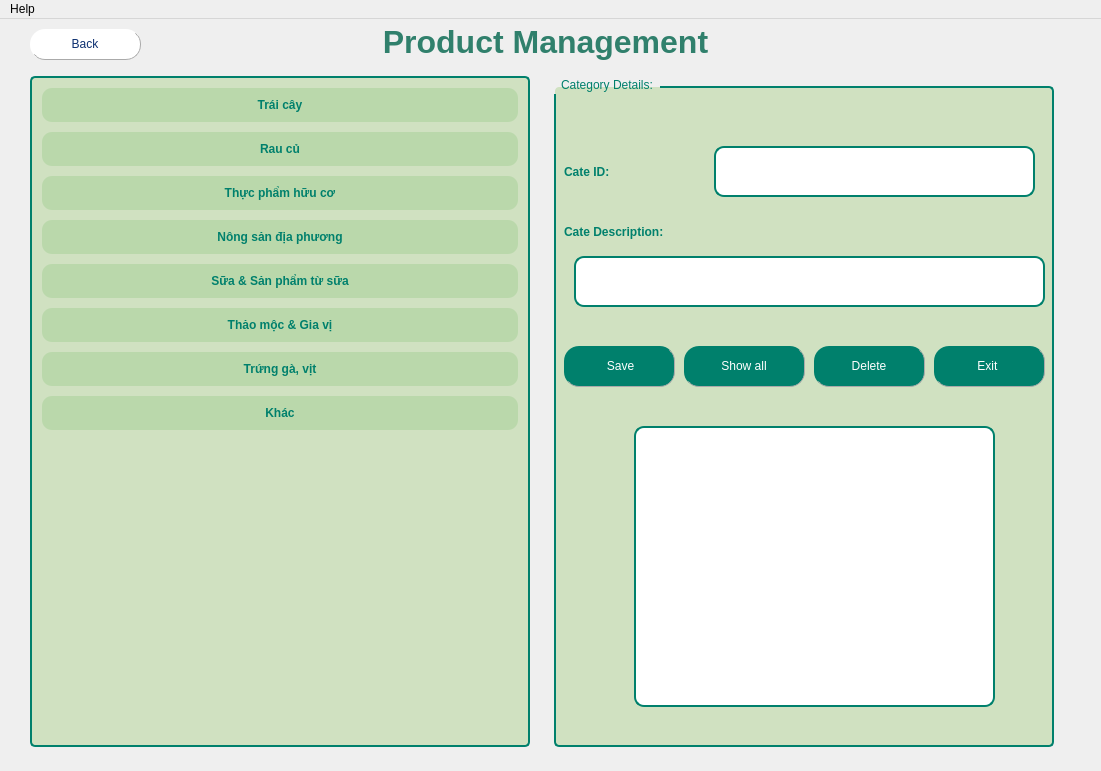
<?xml version="1.0" encoding="UTF-8"?>
<ui version="4.0">
 <class>MainWindow</class>
 <widget class="QMainWindow" name="MainWindow">
  <property name="geometry">
   <rect>
    <x>0</x>
    <y>0</y>
    <width>1101</width>
    <height>771</height>
   </rect>
  </property>
  <property name="maximumSize">
   <size>
    <width>16777207</width>
    <height>16777215</height>
   </size>
  </property>
  <property name="windowTitle">
   <string>Products</string>
  </property>
  <property name="windowIcon">
   <iconset>
    <normaloff>../ima/famer.jpg</normaloff>../ima/famer.jpg</iconset>
  </property>
  <property name="styleSheet">
   <string notr="true">QMenuBar {
    background-color: #00806c;  /* Màu nền */
    color: White;  /* Màu chữ */
	font-weight: bold;
}

QMenuBar::item {
    background-color: transparent;
    padding: 5px 10px;
}

QMenuBar::item:selected { 
    background-color: #86ad6f;  /* Màu khi hover */
}
QTableWidget {
	border: 2px solid #2E8B57; /* Viền màu xanh lá đậm */
    gridline-color: black;     /* Màu đường kẻ ô */
    background-color: #d2e3c3; /* Màu nền */
 	gridline-color: #006400; /* Màu đường kẻ */
    font-size: 12pt;
    font-family: &quot;Times New Roman&quot;;
}
QHeaderView::section {
    background-color: #00806c; /* Màu nền tiêu đề bảng */
    color: White;
    font-weight: bold;
    border: 1px solid #006400;
}
QTableCornerButton::section {
    background-color: #00806c; /* Cùng màu với tiêu đề */
    border: 1px solid #006400;
}
background-image: url(&quot;nentron.png&quot;);
background-repeat: no-repeat;
background-position: center;
background-size: cover;
</string>
  </property>
  <widget class="QWidget" name="centralwidget">
   <widget class="QWidget" name="layoutWidget">
    <property name="geometry">
     <rect>
      <x>12</x>
      <y>57</y>
      <width>1061</width>
      <height>671</height>
     </rect>
    </property>
    <layout class="QHBoxLayout" name="horizontalLayout_4">
     <item>
      <widget class="QListWidget" name="listWidgetCategory">
       <property name="enabled">
        <bool>true</bool>
       </property>
       <property name="maximumSize">
        <size>
         <width>500</width>
         <height>700</height>
        </size>
       </property>
       <property name="styleSheet">
        <string notr="true">QListWidget::item:selected {
    background: #00806c;  /* Giữ màu nền xanh đậm */
    color: white;         /* Chữ trắng */
    font-weight: bold;
    border: none;         /* Bỏ viền trắng */
    outline: none;        /* Loại bỏ đường viền focus */
}

QListWidget {
    border: 2px solid #00806c;  /* Viền xanh đậm */
    border-radius: 5px;         /* Bo góc nhẹ */
    background: rgb(208, 225, 193); /* Nền tổng thể xanh nhạt */
    font: bold 14pt &quot;Tahoma&quot;;   /* Font chữ đậm */
    color: #00806c;             /* Chữ xanh đậm */
    padding: 5px;
}

QListWidget::item {
    padding: 10px;
    border-radius: 10px;           /* Bo tròn góc */
    background-color: rgb(186, 216, 171);  /* Xanh nhạt khác nền tổng thể */
    color: #00806c;                /* Chữ xanh đậm */
    margin: 5px;
    text-align: center;
}

QListWidget::item:hover {
    background: white;   /* Khi di chuột vào, nền trắng */
    color: #00806c;      /* Chữ vẫn xanh đậm */
}

QListWidget::item:selected {
    background: #00806c;  /* Màu xanh đậm khi chọn */
    color: white;         /* Chữ trắng để nổi bật */
    font-weight: bold;
    border: none; /* Bỏ viền khi chọn */
}

QListWidget::item:selected:active {
    background: #00806c; /* Giữ màu khi focus */
    color: white; 
    border: none;
    outline: none; /* Bỏ đường viền khi focus */
}
</string>
       </property>
       <property name="frameShape">
        <enum>QFrame::NoFrame</enum>
       </property>
       <property name="verticalScrollBarPolicy">
        <enum>Qt::ScrollBarAsNeeded</enum>
       </property>
       <property name="horizontalScrollBarPolicy">
        <enum>Qt::ScrollBarAsNeeded</enum>
       </property>
       <property name="flow">
        <enum>QListView::TopToBottom</enum>
       </property>
       <item>
        <property name="text">
         <string>Trái cây</string>
        </property>
        <property name="font">
         <font>
          <family>Tahoma</family>
          <weight>75</weight>
          <bold>true</bold>
         </font>
        </property>
        <property name="textAlignment">
         <set>AlignCenter</set>
        </property>
       </item>
       <item>
        <property name="text">
         <string>Rau củ</string>
        </property>
        <property name="font">
         <font>
          <family>Tahoma</family>
          <weight>75</weight>
          <bold>true</bold>
         </font>
        </property>
        <property name="textAlignment">
         <set>AlignCenter</set>
        </property>
       </item>
       <item>
        <property name="text">
         <string>Thực phẩm hữu cơ</string>
        </property>
        <property name="font">
         <font>
          <weight>75</weight>
          <italic>false</italic>
          <bold>true</bold>
          <underline>false</underline>
          <strikeout>false</strikeout>
         </font>
        </property>
        <property name="textAlignment">
         <set>AlignCenter</set>
        </property>
       </item>
       <item>
        <property name="text">
         <string>Nông sản địa phương</string>
        </property>
        <property name="font">
         <font>
          <weight>75</weight>
          <bold>true</bold>
         </font>
        </property>
        <property name="textAlignment">
         <set>AlignCenter</set>
        </property>
       </item>
       <item>
        <property name="text">
         <string>Sữa &amp; Sản phẩm từ sữa</string>
        </property>
        <property name="font">
         <font>
          <weight>75</weight>
          <bold>true</bold>
         </font>
        </property>
        <property name="textAlignment">
         <set>AlignCenter</set>
        </property>
       </item>
       <item>
        <property name="text">
         <string>Thảo mộc &amp; Gia vị</string>
        </property>
        <property name="font">
         <font>
          <weight>75</weight>
          <bold>true</bold>
         </font>
        </property>
        <property name="textAlignment">
         <set>AlignCenter</set>
        </property>
       </item>
       <item>
        <property name="text">
         <string>Trứng gà, vịt</string>
        </property>
        <property name="font">
         <font>
          <weight>75</weight>
          <bold>true</bold>
         </font>
        </property>
        <property name="textAlignment">
         <set>AlignCenter</set>
        </property>
       </item>
       <item>
        <property name="text">
         <string>Khác</string>
        </property>
        <property name="font">
         <font>
          <family>Tahoma</family>
          <weight>75</weight>
          <bold>true</bold>
         </font>
        </property>
        <property name="textAlignment">
         <set>AlignCenter</set>
        </property>
       </item>
      </widget>
     </item>
     <item>
      <widget class="QGroupBox" name="groupBox">
       <property name="maximumSize">
        <size>
         <width>500</width>
         <height>700</height>
        </size>
       </property>
       <property name="styleSheet">
        <string notr="true">QGroupBox {
    border: 2px solid #00806c; /* Viền xanh đậm */
    border-radius: 5px; /* Bo góc nhẹ */
    margin-top: 10px; /* Đẩy tiêu đề lên trên viền */
    font: bold 14pt &quot;Tahoma&quot;; /* Chữ in đậm */
    color: #00806c; /* Màu chữ xanh ngọc */
	background-color: rgb(208, 225, 193);
}

QGroupBox::title {
    subcontrol-origin: margin;
    subcontrol-position: top left; /* Tiêu đề nằm góc trái */
    padding: 2px 5px;
    border-radius: 3px;
}
QLabel {
	font: bold 12pt &quot;Tahoma&quot;;        /* Cỡ chữ */
    color: #00806c;             /* Màu chữ */
    font-weight: bold;      /* Chữ đậm */
}
QLineEdit {
    font-size: 16px;        /* Cỡ chữ */
}
QLineEdit {
    border: 2px solid #00806c; /* Viền xanh lá đậm */
    border-radius: 10px;       /* Bo tròn góc */
    padding: 5px;              /* Khoảng cách nội dung với viền */
    background-color: white;   /* Nền trắng */
}</string>
       </property>
       <property name="title">
        <string>Category Details:</string>
       </property>
       <property name="alignment">
        <set>Qt::AlignLeading|Qt::AlignLeft|Qt::AlignVCenter</set>
       </property>
       <widget class="QLineEdit" name="lineEditCateID">
        <property name="geometry">
         <rect>
          <x>160</x>
          <y>70</y>
          <width>321</width>
          <height>51</height>
         </rect>
        </property>
       </widget>
       <widget class="QPushButton" name="pushButtonSave">
        <property name="geometry">
         <rect>
          <x>10</x>
          <y>270</y>
          <width>111</width>
          <height>41</height>
         </rect>
        </property>
        <property name="styleSheet">
         <string notr="true">QPushButton{
        border-radius: 15px;
		border-right: 1px solid #aaaaaa;
		border-bottom: 1px solid #aaaaaa;
		font: bold 12pt &quot;Tahoma&quot;; /* Chữ in đậm */

}

QPushButton:enabled {
		background-color: #00806c;
		color: White;
}

QPushButton:pressed {
		background-color: #dfc456;
		color: #fffffe;
}


QPushButton:hover:!pressed {
		background-color: #86ad6f;
		color: #0c2f70;
}

QPushButton:disabled {
		background-color: #aaaaaa;
		color: #ffffff;
}
</string>
        </property>
        <property name="text">
         <string> Save</string>
        </property>
        <property name="icon">
         <iconset>
          <normaloff>../ima/save (2).png</normaloff>../ima/save (2).png</iconset>
        </property>
        <property name="iconSize">
         <size>
          <width>25</width>
          <height>25</height>
         </size>
        </property>
       </widget>
       <widget class="QPushButton" name="pushButtonDelete">
        <property name="geometry">
         <rect>
          <x>260</x>
          <y>270</y>
          <width>111</width>
          <height>41</height>
         </rect>
        </property>
        <property name="styleSheet">
         <string notr="true">QPushButton{
        border-radius: 15px;
		border-right: 1px solid #aaaaaa;
		border-bottom: 1px solid #aaaaaa;
		font: bold 12pt &quot;Tahoma&quot;; /* Chữ in đậm */

}

QPushButton:enabled {
		background-color: #00806c;
		color: White;
}

QPushButton:pressed {
		background-color: #dfc456;
		color: #fffffe;
}


QPushButton:hover:!pressed {
		background-color: #86ad6f;
		color: #0c2f70;
}

QPushButton:disabled {
		background-color: #aaaaaa;
		color: #ffffff;
}
</string>
        </property>
        <property name="text">
         <string>Delete</string>
        </property>
        <property name="icon">
         <iconset>
          <normaloff>../ima/de.png</normaloff>../ima/de.png</iconset>
        </property>
        <property name="iconSize">
         <size>
          <width>30</width>
          <height>30</height>
         </size>
        </property>
       </widget>
       <widget class="QPushButton" name="pushButtonShowall">
        <property name="geometry">
         <rect>
          <x>130</x>
          <y>270</y>
          <width>121</width>
          <height>41</height>
         </rect>
        </property>
        <property name="styleSheet">
         <string notr="true">QPushButton{
        border-radius: 15px;
		border-right: 1px solid #aaaaaa;
		border-bottom: 1px solid #aaaaaa;
		font: bold 12pt &quot;Tahoma&quot;; /* Chữ in đậm */

}

QPushButton:enabled {
		background-color: #00806c;
		color: White;
}

QPushButton:pressed {
		background-color: #dfc456;
		color: #fffffe;
}


QPushButton:hover:!pressed {
		background-color: #86ad6f;
		color: #0c2f70;
}

QPushButton:disabled {
		background-color: #aaaaaa;
		color: #ffffff;
}
</string>
        </property>
        <property name="text">
         <string>Show all</string>
        </property>
        <property name="icon">
         <iconset>
          <normaloff>../ima/showall.webp</normaloff>../ima/showall.webp</iconset>
        </property>
        <property name="iconSize">
         <size>
          <width>25</width>
          <height>25</height>
         </size>
        </property>
       </widget>
       <widget class="QLabel" name="labelDescrip">
        <property name="geometry">
         <rect>
          <x>80</x>
          <y>350</y>
          <width>361</width>
          <height>281</height>
         </rect>
        </property>
        <property name="styleSheet">
         <string notr="true">border: 2px solid #00806c; /* Viền xanh lá đậm */
border-radius: 10px;       /* Bo tròn góc */
padding: 5px;              /* Khoảng cách nội dung với viền */
background-color: white;   /* Nền trắng */</string>
        </property>
        <property name="text">
         <string/>
        </property>
        <property name="pixmap">
         <pixmap>../../../../Downloads/famer.jpg</pixmap>
        </property>
        <property name="scaledContents">
         <bool>true</bool>
        </property>
       </widget>
       <widget class="QLabel" name="label_7">
        <property name="geometry">
         <rect>
          <x>10</x>
          <y>80</y>
          <width>121</width>
          <height>31</height>
         </rect>
        </property>
        <property name="text">
         <string>Cate ID:</string>
        </property>
       </widget>
       <widget class="QLabel" name="label_8">
        <property name="geometry">
         <rect>
          <x>10</x>
          <y>140</y>
          <width>231</width>
          <height>31</height>
         </rect>
        </property>
        <property name="text">
         <string>Cate Description:</string>
        </property>
       </widget>
       <widget class="QLineEdit" name="lineEditCateName_2">
        <property name="geometry">
         <rect>
          <x>20</x>
          <y>180</y>
          <width>471</width>
          <height>51</height>
         </rect>
        </property>
        <property name="text">
         <string/>
        </property>
       </widget>
       <widget class="QPushButton" name="pushButtonExit">
        <property name="geometry">
         <rect>
          <x>380</x>
          <y>270</y>
          <width>111</width>
          <height>41</height>
         </rect>
        </property>
        <property name="styleSheet">
         <string notr="true">QPushButton{
        border-radius: 15px;
		border-right: 1px solid #aaaaaa;
		border-bottom: 1px solid #aaaaaa;
		font: bold 12pt &quot;Tahoma&quot;; /* Chữ in đậm */

}

QPushButton:enabled {
		background-color: #00806c;
		color: White;
}

QPushButton:pressed {
		background-color: #dfc456;
		color: #fffffe;
}


QPushButton:hover:!pressed {
		background-color: #86ad6f;
		color: #0c2f70;
}

QPushButton:disabled {
		background-color: #aaaaaa;
		color: #ffffff;
}
</string>
        </property>
        <property name="text">
         <string>Exit </string>
        </property>
        <property name="icon">
         <iconset>
          <normaloff>../ima/exit (2).png</normaloff>../ima/exit (2).png</iconset>
        </property>
        <property name="iconSize">
         <size>
          <width>25</width>
          <height>25</height>
         </size>
        </property>
       </widget>
      </widget>
     </item>
    </layout>
   </widget>
   <widget class="QLabel" name="label">
    <property name="geometry">
     <rect>
      <x>10</x>
      <y>0</y>
      <width>1071</width>
      <height>48</height>
     </rect>
    </property>
    <property name="maximumSize">
     <size>
      <width>16777215</width>
      <height>50</height>
     </size>
    </property>
    <property name="styleSheet">
     <string notr="true">font: 22pt &quot;Tahoma&quot;;
color: rgb(26, 140, 118);
</string>
    </property>
    <property name="text">
     <string>&lt;html&gt;&lt;head/&gt;&lt;body&gt;&lt;p&gt;&lt;span style=&quot; font-size:24pt; font-weight:600; color:#30806c;&quot;&gt;Product Management&lt;/span&gt;&lt;/p&gt;&lt;/body&gt;&lt;/html&gt;</string>
    </property>
    <property name="alignment">
     <set>Qt::AlignCenter</set>
    </property>
   </widget>
   <widget class="QLabel" name="label_10">
    <property name="geometry">
     <rect>
      <x>0</x>
      <y>0</y>
      <width>1111</width>
      <height>751</height>
     </rect>
    </property>
    <property name="text">
     <string/>
    </property>
    <property name="pixmap">
     <pixmap>../ima/nenanh.png</pixmap>
    </property>
    <property name="scaledContents">
     <bool>true</bool>
    </property>
   </widget>
   <widget class="QPushButton" name="pushButtonBack">
    <property name="geometry">
     <rect>
      <x>30</x>
      <y>10</y>
      <width>111</width>
      <height>31</height>
     </rect>
    </property>
    <property name="styleSheet">
     <string notr="true">QPushButton {
    border-radius: 15px;
    border-right: 1px solid #aaaaaa;
    border-bottom: 1px solid #aaaaaa;
    font: bold 12pt &quot;Tahoma&quot;; /* Chữ in đậm */
    background-color: white;  /* Nền trắng */
    color: #0c2f70; /* Chữ xanh đậm */
}

QPushButton:enabled {
    background-color: white;  /* Nền trắng */
    color: #0c2f70; /* Chữ xanh đậm */
}

QPushButton:pressed {
    background-color: #dfc456;
    color: #fffffe;
}

QPushButton:hover:!pressed {
    background-color: #86ad6f;
    color: #0c2f70;
}

QPushButton:disabled {
    background-color: white;
    color: #0c2f70; /* Xanh đậm */
}
</string>
    </property>
    <property name="text">
     <string>Back</string>
    </property>
    <property name="icon">
     <iconset>
      <normaloff>../ima/all.png</normaloff>../ima/all.png</iconset>
    </property>
    <property name="iconSize">
     <size>
      <width>25</width>
      <height>25</height>
     </size>
    </property>
   </widget>
   <zorder>label_10</zorder>
   <zorder>layoutWidget</zorder>
   <zorder>label</zorder>
   <zorder>pushButtonBack</zorder>
  </widget>
  <widget class="QMenuBar" name="menubar">
   <property name="geometry">
    <rect>
     <x>0</x>
     <y>0</y>
     <width>1101</width>
     <height>31</height>
    </rect>
   </property>
   <widget class="QMenu" name="menuHelp">
    <property name="title">
     <string>Help</string>
    </property>
    <addaction name="actionCurrentHelp"/>
   </widget>
   <addaction name="menuHelp"/>
  </widget>
  <action name="actionExit">
   <property name="icon">
    <iconset>
     <normaloff>../../../../../../Khanh Tran/.designer/images/9104334_sign out_logout_exit_out_icon.png</normaloff>../../../../../../Khanh Tran/.designer/images/9104334_sign out_logout_exit_out_icon.png</iconset>
   </property>
   <property name="text">
    <string>Exit</string>
   </property>
   <property name="shortcut">
    <string>Esc</string>
   </property>
  </action>
  <action name="importTXT_file">
   <property name="icon">
    <iconset>
     <normaloff>../../../../../../Khanh Tran/.designer/images/bxs-file-txt-512.webp</normaloff>../../../../../../Khanh Tran/.designer/images/bxs-file-txt-512.webp</iconset>
   </property>
   <property name="text">
    <string>txt file</string>
   </property>
   <property name="shortcut">
    <string>Ctrl+T</string>
   </property>
  </action>
  <action name="importCSV_file">
   <property name="icon">
    <iconset>
     <normaloff>../../../../../../Khanh Tran/.designer/images/4344184.png</normaloff>../../../../../../Khanh Tran/.designer/images/4344184.png</iconset>
   </property>
   <property name="text">
    <string>csv file</string>
   </property>
   <property name="shortcut">
    <string>Ctrl+Y</string>
   </property>
  </action>
  <action name="importXML_file">
   <property name="text">
    <string>xml file</string>
   </property>
  </action>
  <action name="importJSON_file">
   <property name="icon">
    <iconset>
     <normaloff>../../../../../../Khanh Tran/.designer/images/3456434.png</normaloff>../../../../../../Khanh Tran/.designer/images/3456434.png</iconset>
   </property>
   <property name="text">
    <string>json file</string>
   </property>
  </action>
  <action name="importExcel_file">
   <property name="icon">
    <iconset>
     <normaloff>../../../../../../Khanh Tran/.designer/images/logo_brand_brands_logos_excel-512.webp</normaloff>../../../../../../Khanh Tran/.designer/images/logo_brand_brands_logos_excel-512.webp</iconset>
   </property>
   <property name="text">
    <string>excel file</string>
   </property>
   <property name="shortcut">
    <string>Ctrl+I</string>
   </property>
  </action>
  <action name="importPickle_file">
   <property name="text">
    <string>pickle file</string>
   </property>
  </action>
  <action name="exportTXT_file">
   <property name="icon">
    <iconset>
     <normaloff>../../../../../../Khanh Tran/.designer/images/bxs-file-txt-512.webp</normaloff>../../../../../../Khanh Tran/.designer/images/bxs-file-txt-512.webp</iconset>
   </property>
   <property name="text">
    <string>txt file</string>
   </property>
   <property name="shortcut">
    <string>Ctrl+R</string>
   </property>
  </action>
  <action name="exportCSV_file">
   <property name="icon">
    <iconset>
     <normaloff>../../../../../../Khanh Tran/.designer/images/4344184.png</normaloff>../../../../../../Khanh Tran/.designer/images/4344184.png</iconset>
   </property>
   <property name="text">
    <string>csv file</string>
   </property>
   <property name="shortcut">
    <string>Ctrl+G</string>
   </property>
  </action>
  <action name="exportXML_file">
   <property name="text">
    <string>xml file</string>
   </property>
  </action>
  <action name="exportJSON_file">
   <property name="icon">
    <iconset>
     <normaloff>../../../../../../Khanh Tran/.designer/images/3456434.png</normaloff>../../../../../../Khanh Tran/.designer/images/3456434.png</iconset>
   </property>
   <property name="text">
    <string>json file</string>
   </property>
  </action>
  <action name="exportPickle_file">
   <property name="text">
    <string>pickle file</string>
   </property>
  </action>
  <action name="exportExcel_file">
   <property name="icon">
    <iconset>
     <normaloff>../../../../../../Khanh Tran/.designer/images/logo_brand_brands_logos_excel-512.webp</normaloff>../../../../../../Khanh Tran/.designer/images/logo_brand_brands_logos_excel-512.webp</iconset>
   </property>
   <property name="text">
    <string>excel file</string>
   </property>
   <property name="shortcut">
    <string>Ctrl+E</string>
   </property>
  </action>
  <action name="actionHelp">
   <property name="icon">
    <iconset>
     <normaloff>../../../../../../Khanh Tran/.designer/images/9044348_help_icon.png</normaloff>../../../../../../Khanh Tran/.designer/images/9044348_help_icon.png</iconset>
   </property>
   <property name="text">
    <string>Help</string>
   </property>
   <property name="shortcut">
    <string>F1</string>
   </property>
  </action>
  <action name="actionFeedback">
   <property name="icon">
    <iconset>
     <normaloff>../../../../../../Khanh Tran/.designer/images/8207898_about_info_information_help_ui_icon.png</normaloff>../../../../../../Khanh Tran/.designer/images/8207898_about_info_information_help_ui_icon.png</iconset>
   </property>
   <property name="text">
    <string>Feedback</string>
   </property>
   <property name="shortcut">
    <string>Ctrl+F</string>
   </property>
  </action>
  <action name="importJson_file">
   <property name="text">
    <string>json file</string>
   </property>
  </action>
  <action name="exportJson_file">
   <property name="text">
    <string>json file</string>
   </property>
  </action>
  <action name="actionCurrentHelp">
   <property name="text">
    <string>Current Help</string>
   </property>
  </action>
 </widget>
 <resources/>
 <connections/>
</ui>
